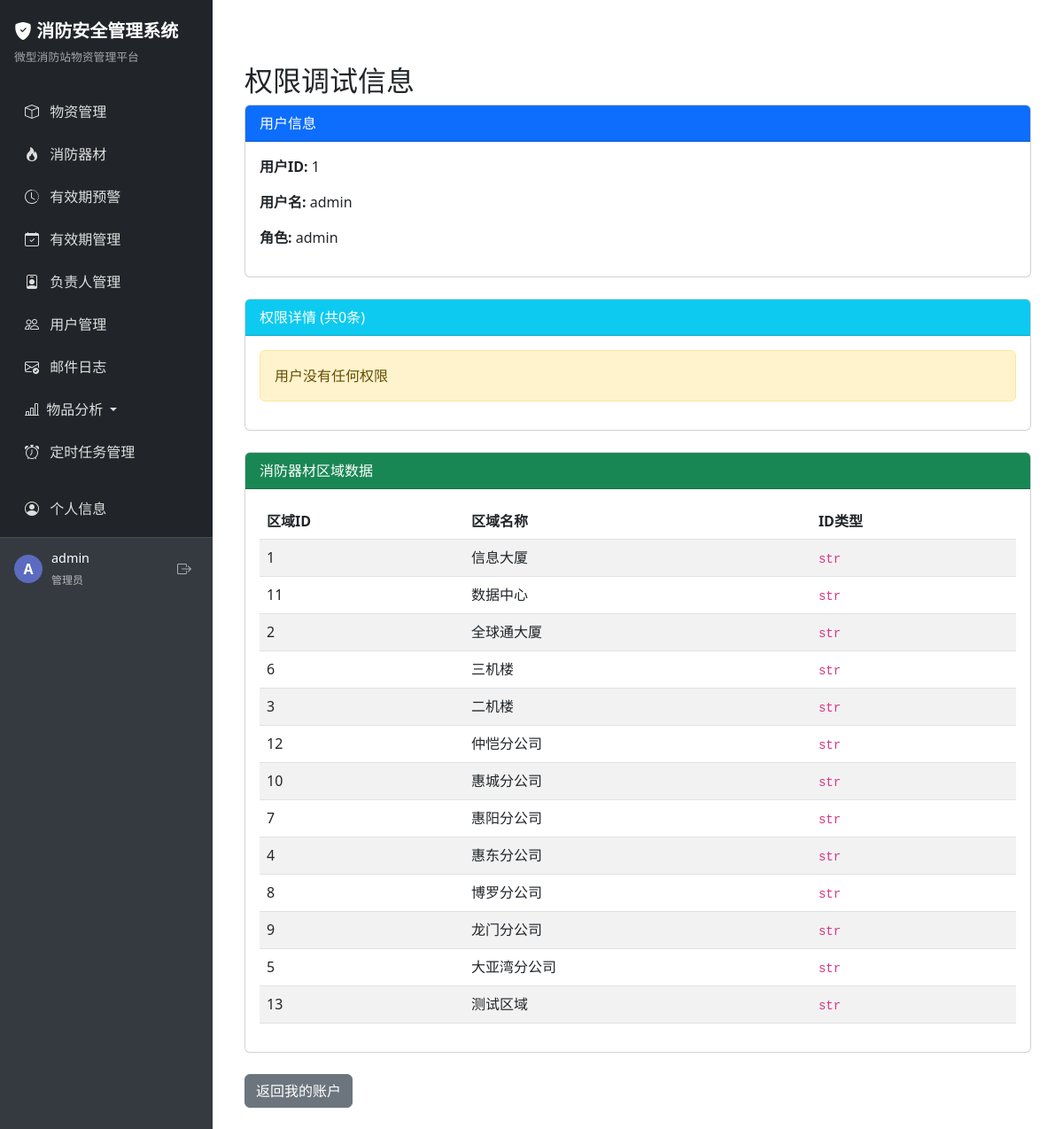
The page /auth/debug-permissions (signed in) on the database its author committed.
### app/models/user.py (models this page shows, shortened)
class User(UserMixin, db.Model):
    __tablename__ = 'user'
    id = db.Column(db.Integer, primary_key=True)
    username = db.Column(db.String(80), unique=True, nullable=False)
    password_hash = db.Column(db.String(256), nullable=False)
    role = db.Column(db.String(20), default='user')  # admin 或 user
    is_active = db.Column(db.Boolean, default=True)  # 账号是否启用
    email = db.Column(db.String(120))  # 添加邮箱字段

### app/routes/auth.py (the view, shortened to what this page needs)
@auth_bp.route('/debug-permissions')
@login_required
def debug_permissions():
    try:
        all_permissions = Permission.query.filter_by(user_id=current_user.id).all()
        print(f"调试页面 - 用户: {current_user.username}, ID: {current_user.id}")
        print(f"找到权限数量: {len(all_permissions)}")
        for p in all_permissions:
            print(f"权限 {p.id}: {p.operation_type}, 区域: {p.area_id}, 查看={p.can_view}, 添加={p.can_add}, 编辑={p.can_edit}, 删除={p.can_delete}")
        permissions_by_type = {}
        from app.models.equipment import FireEquipment
        equipment_areas = db.session.query(FireEquipment.area_code, FireEquipment.area_name).distinct().all()
        equipment_areas = [{'id': str(area[0]), 'name': area[1]} for area in equipment_areas]
        return render_template(
            'auth/debug_permissions.html',
            permissions_by_type=permissions_by_type,
            equipment_areas=equipment_areas,
            all_permissions=all_permissions  # 添加这个变量
        )
    except Exception as e:
        import traceback
        traceback.print_exc()  # 添加完整的错误跟踪
        flash(f'获取权限调试信息失败: {str(e)}', 'danger')
        return redirect(url_for('auth.my_account'))

### app/templates/auth/debug_permissions.html (shortened to what this page needs)
{% extends 'base.html' %}
{% block content %}
<div class="container mt-5">
    <h2>权限调试信息</h2>
    <div class="card mb-4">
        <div class="card-header bg-primary text-white">
            用户信息
        </div>
        <div class="card-body">
            <p><strong>用户ID:</strong> {{ current_user.id }}</p>
            <p><strong>用户名:</strong> {{ current_user.username }}</p>
            <p><strong>角色:</strong> {{ current_user.role }}</p>
        </div>
    </div>
    <div class="card mb-4">
        <div class="card-header bg-info text-white">
            权限详情 (共{{ all_permissions|length }}条)
        </div>
        <div class="card-body">
            {% if not all_permissions %}
                <div class="alert alert-warning">用户没有任何权限</div>
            {% endif %}
        </div>
    </div>
    <div class="card mb-4">
        <div class="card-header bg-success text-white">
            消防器材区域数据
        </div>
        <div class="card-body">
            <table class="table table-striped">
                <thead>
                    <tr>
                        <th>区域ID</th>
                        <th>区域名称</th>
                        <th>ID类型</th>
                    </tr>
                </thead>
                <tbody>
                    {% for area in equipment_areas %}
                    <tr>
                        <td>{{ area.id }}</td>
                        <td>{{ area.name }}</td>
                        <td><code>{{ area.id.__class__.__name__ }}</code></td>
                    </tr>
                    {% endfor %}
                </tbody>
            </table>
        </div>
    </div>
    <div class="mt-3">
        <a href="{{ url_for('auth.my_account') }}" class="btn btn-secondary">返回我的账户</a>
    </div>
</div>
{% endblock %}

### app/templates/base.html (shortened to what this page needs)
<!DOCTYPE html>
<html lang="zh-CN">
<head>
    <link href="https://cdn.jsdelivr.net/npm/bootstrap@5.3.0/dist/css/bootstrap.min.css" rel="stylesheet">
    <link href="https://cdn.jsdelivr.net/npm/bootstrap-icons@1.11.0/font/bootstrap-icons.css" rel="stylesheet">
</head>
<body>
    <div class="wrapper">
        <nav class="sidebar" id="sidebar">
            <div class="sidebar-header">
                <a href="{{ url_for('index') }}">
                    <i class="bi bi-shield-fill-check"></i> 消防安全管理系统
                </a>
                <div class="subtitle">微型消防站物资管理平台</div>
            </div>
            <div class="sidebar-nav">
                <nav class="navbar navbar-dark bg-dark">
                    <div class="container-fluid">
                        <ul class="navbar-nav">
                            <li class="nav-item">
                                <a class="nav-link {% if request.path.startswith('/station') %}active{% endif %}
                                          {% if not user_permissions_by_type.micro_station and current_user.role != 'admin' %}no-permission{% endif %}"
                                   href="{{ url_for('station.index') }}"
                                   >
                                    <i class="bi bi-box"></i> 物资管理
                                </a>
                            </li>
                            <li class="nav-item">
                                <a class="nav-link {% if request.path.startswith('/equipment') %}active{% endif %}
                                          {% if not user_permissions_by_type.fire_equipment and current_user.role != 'admin' %}no-permission{% endif %}"
                                   href="{{ url_for('equipment.index') }}"
                                   >
                                    <i class="bi bi-fire"></i> 消防器材
                                </a>
                            </li>
                            <li class="nav-item">
                                <a class="nav-link {% if request.path == '/admin/expiry_alert' %}active{% endif %}
                                          {% if not can_view_expiry_alert %}no-permission{% endif %}"
                                   href="{{ url_for('admin.expiry_alert') }}"
                                   >
                                    <i class="bi bi-clock-history"></i> 有效期预警
                                </a>
                            </li>
                            {% if current_user.role == 'admin' %}
                            <li class="nav-item">
                                <a class="nav-link {% if request.path == '/admin/expiry' %}active{% endif %}" href="{{ url_for('admin.expiry') }}">
                                    <i class="bi bi-calendar-check"></i> 有效期管理
                                </a>
                            </li>
                            <li class="nav-item">
                                <a class="nav-link {% if request.path == '/admin/responsible' %}active{% endif %}" href="{{ url_for('admin.responsible') }}">
                                    <i class="bi bi-person-badge"></i> 负责人管理
                                </a>
                            </li>
                            <li class="nav-item">
                                <a class="nav-link {% if request.path == '/admin/users' %}active{% endif %}" href="{{ url_for('admin.users') }}">
                                    <i class="bi bi-people"></i> 用户管理
                                </a>
                            </li>
                            <li class="nav-item">
                                <a class="nav-link {% if request.path == '/admin/mail_logs' %}active{% endif %}" href="{{ url_for('admin.mail_logs') }}">
                                    <i class="bi bi-envelope-check"></i> 邮件日志
                                </a>
                            </li>
                            {% if current_user.is_authenticated and current_user.role == 'admin' %}
                            <li class="nav-item dropdown">
                                <a class="nav-link dropdown-toggle" href="#" id="analysisDropdown" role="button" data-bs-toggle="dropdown" aria-expanded="false">
                                    <i class="bi bi-bar-chart-line me-1"></i> 物品分析
                                </a>
                            </li>
                            {% endif %}
                            <li class="nav-item">
                                <a class="nav-link {% if request.path.startswith('/scheduler') %}active{% endif %}" href="{{ url_for('scheduler.index') }}">
                                    <i class="bi bi-alarm"></i> 定时任务管理
                                </a>
                            </li>
                            {% endif %}
                            <li class="nav-item mt-3">
                                <a class="nav-link {% if request.path == '/auth/my_account' %}active{% endif %}" href="{{ url_for('auth.my_account') }}">
                                    <i class="bi bi-person-circle"></i> 个人信息
                                </a>
                            </li>
                        </ul>
                    </div>
                </nav>
            </div>
            {% if current_user.is_authenticated %}
            <div class="user-info mt-auto">
                <div class="user-avatar">
                    {{ current_user.username[0].upper() }}
                </div>
                <div class="user-details">
                    <p class="user-name">{{ current_user.username }}</p>
                    <span class="user-role">
                        {% if current_user.role == 'admin' %}管理员{% else %}普通用户{% endif %}
                    </span>
                </div>
                <a href="{{ url_for('auth.logout') }}" class="logout-btn" title="退出登录">
                    <i class="bi bi-box-arrow-right"></i>
                </a>
            </div>
            {% else %}
            <div class="mt-auto p-3">
                <a href="{{ url_for('auth.login') }}" class="btn btn-outline-light btn-sm w-100">
                    <i class="bi bi-box-arrow-in-right me-1"></i> 登录
                </a>
            </div>
            {% endif %}
        </nav>
        <main class="content">
            {% block content %}{% endblock %}
        </main>
    </div>
</body>
</html>

### app/templates/base.html (style rules this page uses)
body { min-height: 100vh; display: flex; flex-direction: column; }
.wrapper { display: flex; flex: 1; }
.sidebar { width: 240px; min-height: 100vh; background-color: #343a40; color: #fff; position: fixed; left: 0; top: 0; bottom: 0; z-index: 1000; padding-top: 0; overflow-y: auto; transition: all 0.3s; }
.sidebar .sidebar-header { padding: 1.25rem 1rem; background-color: #212529; }
.sidebar .sidebar-header a { color: #fff; text-decoration: none; font-size: 1.25rem; font-weight: bold; }
.sidebar .sidebar-header .subtitle { color: rgba(255,255,255,0.6); font-size: 0.8rem; margin-top: 5px; }
.sidebar .nav-link { color: rgba(255, 255, 255, 0.85); padding: 0.75rem 1rem; font-size: 1rem; border-radius: 0; transition: all 0.2s; }
.sidebar .nav-link i { margin-right: 8px; width: 18px; text-align: center; }
main.content { margin-left: 240px; flex: 1; padding: 1.5rem; transition: all 0.3s; }
.user-info { display: flex; align-items: center; padding: 0.75rem 1rem; border-top: 1px solid rgba(255,255,255,0.1); margin-top: auto; }
.user-avatar { width: 32px; height: 32px; border-radius: 50%; background-color: #5c6bc0; color: #fff; display: flex; align-items: center; justify-content: center; font-weight: bold; margin-right: 10px; }
.user-details { flex-grow: 1; }
.user-name { font-weight: 500; color: #fff; margin-bottom: 0; font-size: 0.9rem; }
.user-role { font-size: 0.75rem; color: rgba(255,255,255,0.65); }
.logout-btn { width: 32px; height: 32px; background: none; border: none; color: rgba(255,255,255,0.6); display: flex; align-items: center; justify-content: center; border-radius: 4px; padding: 0; }

### rows shown on the page
User: username "A", username "admin", id "1", role "admin"

### other values the page prints
{{ all_permissions|length }} "0"
{{ area.id }} "1" "11" "2" "6" "3" "12" "10" "7" "4" "8" "9" "5" "13"
{{ area.name }} "信息大厦" "数据中心" "全球通大厦" "三机楼" "二机楼" "仲恺分公司" "惠城分公司" "惠阳分公司" "惠东分公司" "博罗分公司" "龙门分公司" "大亚湾分公司" "测试区域"
{{ area.id.__class__.__name__ }} "str" "str" "str" "str" "str" "str" "str" "str" "str" "str" "str" "str" "str"
